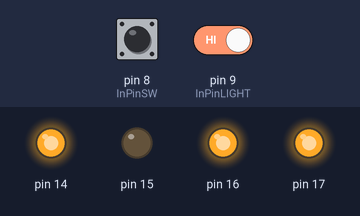
The sketch below on a simulated Arduino Uno, built with avr-gcc and run on an emulated ATmega328P. Parts: output pins drawn as LEDs (lit = HIGH). The inputs (shaded band) are chosen by the test bench; at power-on: pin 9 (InPinLIGHT) HIGH, pin 8 (InPinSW) HIGH. EEPROM starts erased.

Above: at 4.8 s.
4.9 s: pin 9 (InPinLIGHT) driven HIGH
At 7.1 s:
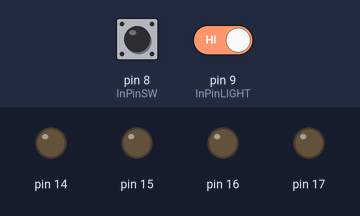
7.9 s: pin 9 (InPinLIGHT) driven LOW
At 8.7 s:
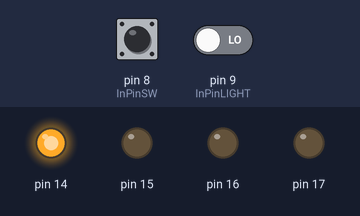
Timing chart, 0 to 10.9 s (numbered marks = the images above; inputs shaded):
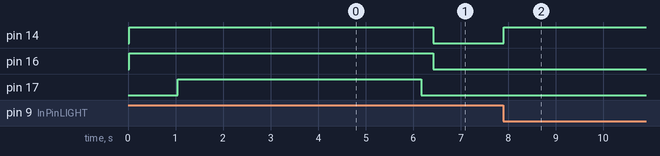

The sketch:

AER5_ARM_8M_feb08_v0.ino
```cpp
#include <EEPROM.h>

byte InPinSW = 8;    // pushbutton connected to digital pin 12
byte InPinLIGHT = 9;    // lIGHT connected to digital pin 13
byte val = 0;      // variable to store the read value
//byte PortIn = 0;

void setup() {
  DDRC = 0b00001111;
  PORTC = 0b00000000;
  DDRB = 0;
  DDRD = 0;
  //digitalWrite(A0, 0);
  //digitalWrite(A1, 0);
  //digitalWrite(A2, 0);
  //digitalWrite(A3, 0);
  //PORTC = 0b00000001; LIGHT
  //PORTC = 0b00000010; UP
  //PORTC = 0b00000100; DOWN
  //PORTC = 0b00001000; FULL SPEED

  //pinMode(8, INPUT);
  //pinMode(9, INPUT);
  //pinMode(10, INPUT);
  //pinMode(11, INPUT);
  //pinMode(12, INPUT);
  //pinMode(13, INPUT);
  //pinMode(14, INPUT);
  //pinMode(15, INPUT);
  //PortIn =  bitRead(PINB, 0); //stop SW
  //PortIn =  bitRead(PINB, 1); //Light
  //PortIn =  bitRead(PINB, 6); //reserve1
  //PortIn =  bitRead(PINB, 7); //reserve2
  //pinMode(InPinSW, INPUT_PULLUP);    // sets the digital pin  as input
  //pinMode(InPinLIGHT, INPUT_PULLUP);    // sets the digital pin  as input
  cli(); // No interrupts
}

void loop() {
  //Start delay for contact bounce
  delay(1000); //0,1 sec
  delay(1000); //0,1 sec

  //Up or Down condition check in EEPROM
  float dataF = 0;
  EEPROM.get(6, dataF);
  ///////////////////////////////////////////////////////////
  if (dataF == 0)
  {
  // If Up condition we write Down condition in EEPROM
    float dataF = 1;
    EEPROM.put(6, dataF);

  //Turn On Light and Up motor in Half speed
    PORTC = 0b00000011; // UP + LIGHT

  //Delay for 2 sec
    for (int i = 0; i < 200; i++) // first 2 sec
    {
      delay(1000);
    }

  //Turn On Light and Up motor in Full speed
    PORTC = 0b00001011; // UP + LIGHT

  //Main moving 10 sec
    for (int i = 0; i < 1000; i++) // timeout 9 sec
    {
      delay(1000);

   // If we get Stop command we stop moving
      val = bitRead(PINB,0); //SW STOP
      if (val == 0)
      {
   //Turn On Light and Up motor in Half speed
        PORTC = 0b00000011; // UP + LIGHT
        break;
      }
      else {}
    }
   //Turn On Light and Up motor in Half speed
    PORTC = 0b00000011; // UP + LIGHT
  }
///////////////////////////////////////////////
  else
  {
    // If Down condition we write Up condition in EEPROM
    float dataF = 0;
    EEPROM.put(6, dataF);

    //Turn On Light and Down motor in Half speed
    PORTC = 0b00000101; //DOWN + LIGNT

    //Delay for 2 sec
    for (int i = 0; i < 200; i++) // first 2 sec
    {
      delay(1000);
    }

    //Turn On Light and Down motor in Full speed
    PORTC = 0b00001101; // UP + LIGHT
        //Main moving 10 sec
    for (int i = 0; i < 1000; i++) // timeout 9 sec
    {
      delay(1000);

      // If we get Stop command we stop moving
      val = bitRead(PINB,0); //SW STOP
      if (val == 0)
      {
        //Turn On Light and Down motor in Half speed
        PORTC = 0b00000101; //DOWN + LIGNT
        break;
      }
      else {}
    }
    //Turn On Light and Down motor in Half speed
    PORTC = 0b00000101; //DOWN + LIGNT
  }


loop1:
    //Delay for 0,5 sec
    for (int i = 0; i < 50; i++) // first 2 sec
    {
      val = bitRead(PINB,1); //Light
      if (val == 0)
      {
        //Turn On Light and Down motor in Half speed
        PORTC = 0b00000001; //DOWN + LIGNT
        //Delay for 5 sec
        for (int i = 0; i < 500; i++) // first 2 sec
        {
          delay(1000);
        }
        PORTC = 0b00000000;
      }
      delay(1000);
    }
  PORTC = 0b00000000;
  goto loop1;

}
```

Measured:
- after the input at 7.9 s, pin 14: LOW → HIGH at once
